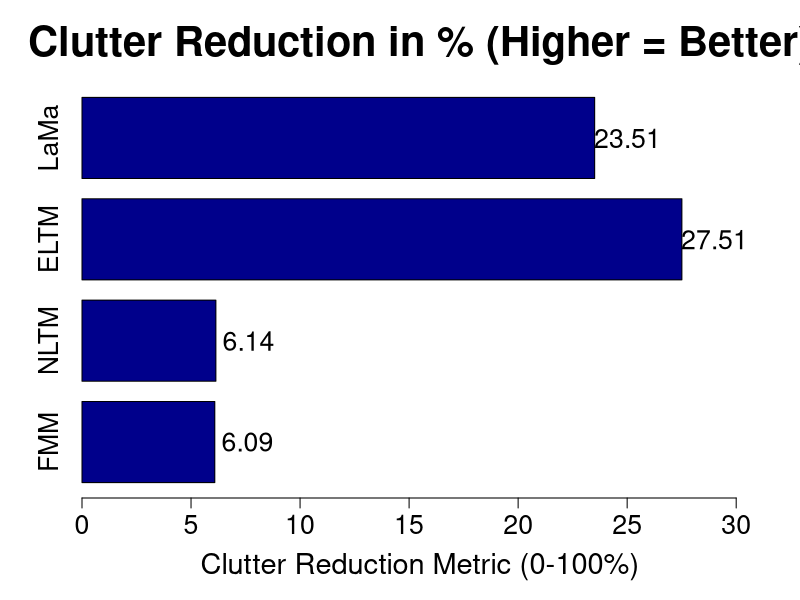

This figure's R source:
png(filename = "ReflectionClutter.png", 
    width = 2000,   
    height = 1400, 
    res = 225)

x <- c("FMM", "NLTM", "ELTM", "LaMa")
y <- c(6.09, 6.14, 27.51, 23.51)

bp <- barplot(y, 
              names.arg = x, 
              horiz = TRUE, 
              col = "darkblue", 
              xlab = "Clutter Reduction Metric (0-100%)", 
              main = "Clutter Reduction in % (Higher = Better)", 
              xlim = c(0, 31),
              cex.axis = 1.6,
              cex.names = 1.6,
              cex.lab = 1.74,
              cex.main = 2.5,
              space = 0.25)

text(x = y + 1.5,  
     y = bp,
     labels = y,
     cex = 1.6)

dev.off()
